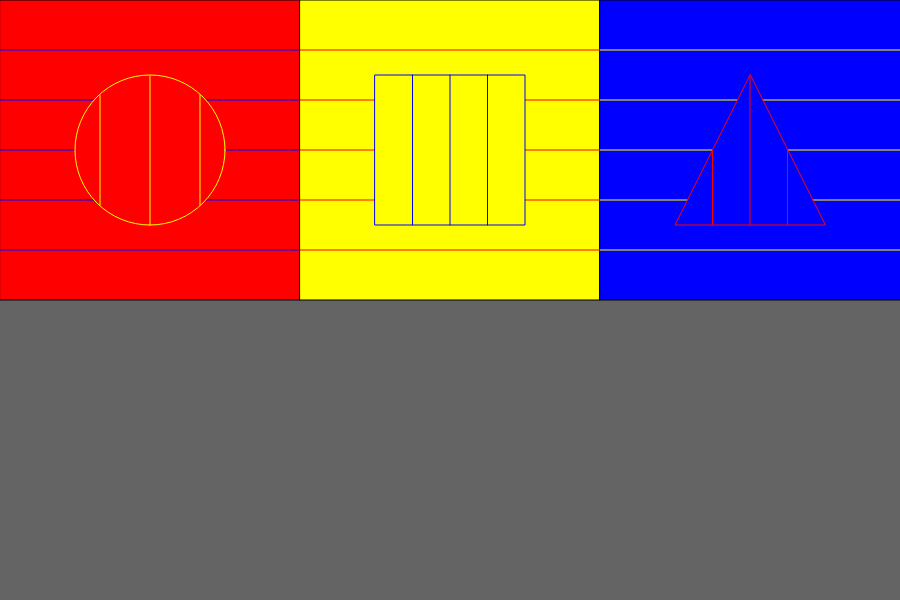
Frame 1 (no input)
Frame 60 (no input): identical to frame 1, image omitted
Frame 120 (the mouse pressed at the canvas centre since frame 60): identical to frame 1, image omitted

The p5.js sketch that drew this single still picture (run headless with seeded random() and noise() and a simulated clock; from frame 60 on, the mouse is pressed at the canvas centre):

// p5.js sketch
// ── sketch.js
function setup() {
    createCanvas(900, 600);
}

function draw() {
    background(100);
    part1();
    part2();
    part3();
}

function part1(){
    fill('red');
    stroke('black');
    rect(0, 0, width/3, height/2);
    stroke('blue');
    for(let i = 50; i < width/3; i += 50){
        line(0, i, width/3, i);
    }
    stroke('yellow');
    ellipse((width/3)/2, height/4, 150);
    line(100, 95, 100, 205);
    line((width/3)/2, 76, (width/3)/2, 225);
    line((width/3)/2 + 50, 95, (width/3)/2 + 50, 205);
}

function part2(){
    fill('yellow');
    stroke('black');
    rect(width/3, 0, width/3, height/2);
    stroke('red');
    for(let i = 50; i < width/3; i += 50){
        line(width/3, i, (width/3)*2, i);
    }
    rectMode(CENTER);
    stroke('blue')
    rect(width/2, height/4, 150, 150);
    rectMode(CORNER);
    for(let i = (width/2 - 37.5); i <= (width/2 + 37.5); i += 37.5){
        line(i, 75, i, 225);
    }
}

function part3(){
    fill('blue');
    stroke('black');
    rect((width/3) * 2, 0, width, height/2);
    stroke('yellow');
    for(let i = 50; i < width/3; i += 50){
        line((width/3) * 2, i, width, i);
    }
    stroke('red');
    triangle(750, 75, 675, 225, 825, 225);
    line(712.5, 150, 712.5, 225);
    line(750, 75, 750, 225);
    line(787.5, 150, 787.5, 225);
}

function part4(){
    
}
